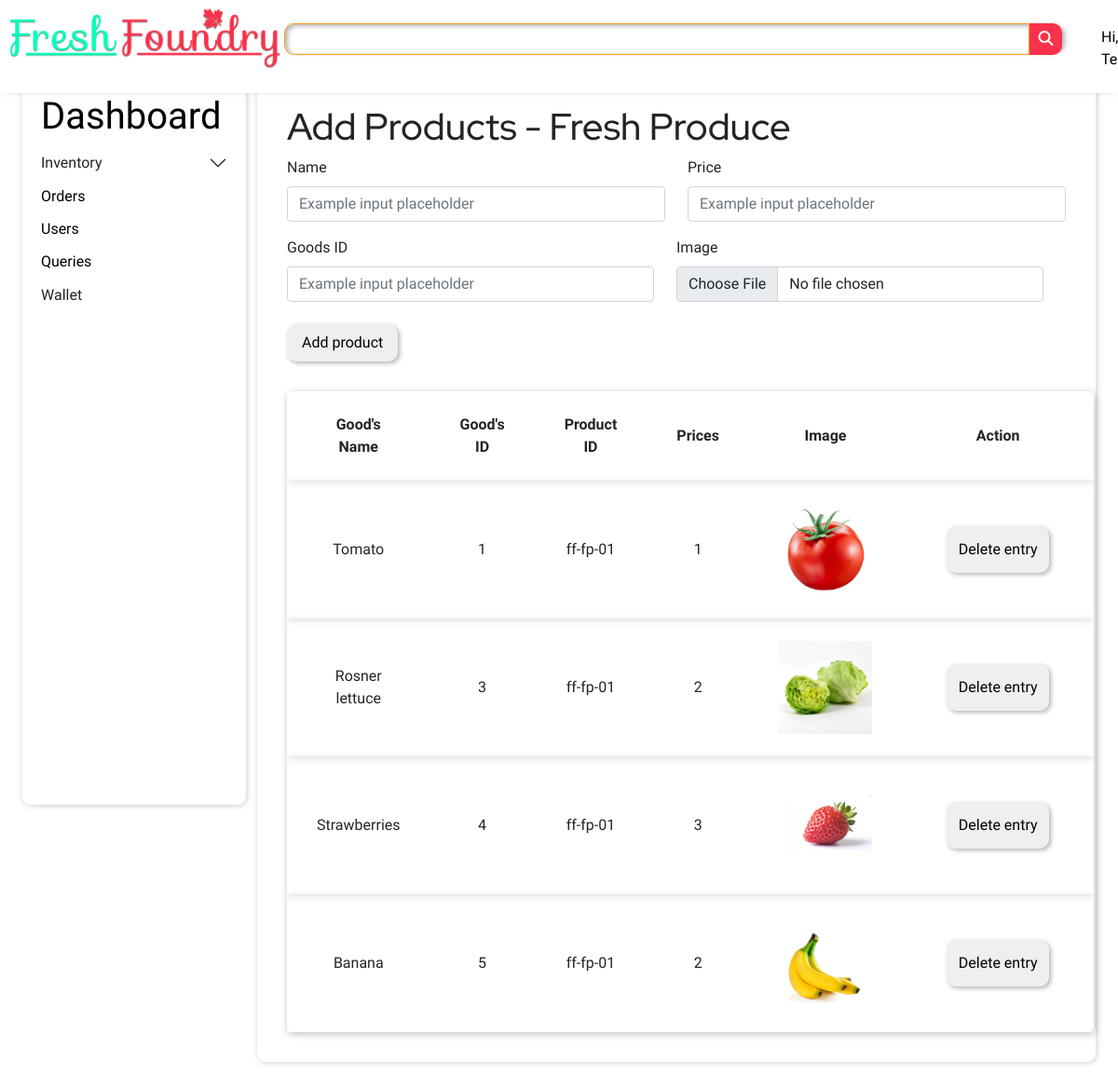
/Admin/a_fresh.php (signed in), run on the app's committed database.
### tables this page shows
CREATE TABLE `fresh_produce` (
  `sr_no` int(11) NOT NULL,
  `goods` varchar(255) NOT NULL,
  `goods_id` varchar(255) NOT NULL,
  `prod_id` varchar(255) NOT NULL,
  `price` int(11) NOT NULL,
  `image` varchar(255) NOT NULL
);

### Admin/a_fresh.php (the view, shortened to what this page needs)
<?php
    @include'../dbadmin.php';
?>
<!DOCTYPE html>
<html lang="en">
<head>
    <link rel="stylesheet" href="../style/admin_style.css">
    <link rel="stylesheet" href="../style/style.css">
    <link rel="stylesheet" href="https://cdn.jsdelivr.net/npm/bootstrap@5.1.3/dist/css/bootstrap.min.css">
</head>
<body>
    <header>
        <div class="logo">
            <a href="../indexloggedin.php"><img src="../Assets/Images/FreshLogo0.3.png" alt=""></a>
        </div>
        <div class="shadow-box">
            <div class="searchbar">
                <input type="text">
                <a href="#"><button><i class="fas fa-search"></i></button></a>
            </div>
        </div>
        <div class="nav">
            <nav class="navbar">
                <ul>
                    <li><a href="#">Hi, <?php echo ucfirst($_COOKIE['user_cookie']);?></a></li>
                </ul>
            </nav>
        </div>
    </header>
    <main>
        <div class="dashboard">
            <h1 class="dashhead">
            <a href="../lollipop.php">Dashboard</a>
            </h1>
            <div class="accordion accordion-flush">
                <div class="accordion-item">
                  <h2 class="accordion-header" id="flush-headingOne">
                    <h2 class="accordion-button collapsed" style="cursor: pointer; margin: 0%;" data-bs-toggle="collapse" data-bs-target="#flush-collapseOne" aria-expanded="false" aria-controls="flush-collapseOne">
                      Inventory
                    </h2>
                  </h2>
                </div>
              </div>
            <h2 class="dashitem">
                <a style="text-decoration: none;color: black;" href="./allorders.php">Orders</a>
            </h2>
            <h2 class="dashitem">
                <a style="text-decoration: none;color: black;" href="./users.php">Users</a>
            </h2>
            <h2 class="dashitem">
                <a style="text-decoration: none;color: black;" href="./cxqueries.php">Queries</a>
            </h2>
            <h2 class="dashitem">
                Wallet
            </h2>
        </div>
        <div class="adminops">
            <form action="goods_execute.php" method="POST" enctype="multipart/form-data">
                <h1 class="formHead">Add Products - Fresh Produce</h1>
                <div class="row">
                    <div class="mb-3 col">
                        <label for="nameField" class="form-label opsFormIp1">Name</label>
                        <input type="text" name="goods_name" class="form-control" id="nameInput" placeholder="Example input placeholder">
                    </div>
                    <div class=" col">
                        <label for="priceField" class="form-label opsFormIp1">Price</label>
                        <input type="text" name="price" class="form-control" id="nameInput" placeholder="Example input placeholder">
                    </div>
                <div class="row">
                    <div class=" col">
                        <label for="priceField" class="form-label opsFormIp1">Goods ID</label>
                        <input type="text" name="goods_id" class="form-control" id="nameInput" placeholder="Example input placeholder">
                    </div>
                    <div class=" col ">
                        <label for="formFile" class="form-label opsFormIp3">Image</label>
                        <input class="form-control"  name="image" type="file" id="formFile"><br/>
                    </div>
                <div><button type="submit" class="submit" style="border-radius:10px; border:none; box-shadow: 2px 2px 5px rgba(0,0,0,0.3); padding: 0.5em 1em;" >Add product</button>
            </form>
        </div>
        <div class="prods">
            <?php
                $query = "SELECT * FROM fresh_produce";
                $stmt = $db->prepare($query);
                $stmt->execute();
                $row = $stmt->fetchAll(PDO::FETCH_ASSOC);
                echo '<div style=\'margin-top:2em;text-align:center\'><table>';
                echo '<tr style=\'font-weight:bold;\'><td>Good\'s Name</td><td>Good\'s ID</td><td>Product ID</td><td>Prices</td><td>Image</td><td>Action</td></tr>';
                foreach($row as $r){
                    echo '<form action=\'editprods.php\' method=\'POST\'><tr><input type=\'hidden\' name=\'goods_name\' value=\''.$r['goods'].'\'><td>'.$r['goods'].'</td><td>'.$r['goods_id'].'</td><input type=\'hidden\' name=\'prod_id\' value=\''.$r['prod_id'].'\'><td>'.$r['prod_id'].'</td><td>'.$r['price'].'</td><input type=\'hidden\' name=\'image\' value=\''.$r['image'].'\'><td><img style=\'width:100px;height:100px;object-fit:contain\' src=\'../uploads/'.$r['image'].'\'></td><td><input style=\'margin:1em;padding:.8em;border-radius:10px;border:none;box-shadow: 2px 2px 5px rgba(0,0,0,0.3);\' type=\'submit\' name=\'delete\' value=\'Delete entry\'></td></tr></form>';
                }
                echo '</table></div>';
            ?>
        </div>
    </main>
</body>
</html>

### Style/admin_style.css (style rules this page uses)
body { background-color: var(--g-whitebg); height: 100vh; width: 100vw; }
main { display: grid; grid-template-areas: "sidebar ops ops"; }
.dashboard { grid-area: "sidebar"; width: 20vw; height: 98vh; background-color: var(--white); border-radius: 9px; margin-left: 2vw; margin-top: 10vh; box-shadow: var(--shadowbright); }
.dashitem { cursor: pointer; font-size: 16px; padding-left: 20px; }
.dashhead { padding-left: 20px; padding-top: 20px; margin-bottom: 0; font-family: var(--red-hat-display); }
.adminops { grid-area: "ops"; width: 75vw; height: fit-content; min-height: 98vh; margin-bottom: 10vh; background-color: var(--white); border-radius: 9px; margin-top: 10vh; box-shadow: var(--shadowbright); padding: 2rem !important; }
.formHead { font-family: var(--red-hat-display); }
.dashhead a { text-decoration: none ; color: black ; }
.dashboard .dashitem { padding-bottom: .5em; }

### Style/style.css (style rules this page uses)
* { box-sizing: border-box; margin: 0; padding: 0; font-family: var(--comfortaa); }
body { background-color: var(--g-whitebg); overflow-x: hidden; }
header { width: 100%; box-shadow: .1px 0.1px 6px var(--black-01); background-color: var(--white); position: fixed; display: flex; justify-content: space-evenly; z-index: 999; }
.logo img { width: 300px; height: 72px; }
.logo { margin-top: 5px; margin-left: 5px; width: 300px; height: auto; }
.searchbar { display: flex; padding: 0px; }
.searchbar a { text-decoration: none; }
.searchbar button { border-radius: 0px 10px 10px 0px; border-color: transparent; width: 35px; height: 34px; background-color: var(--logo-red); }
.searchbar i { color: var(--white); }
.shadow-box { background-size: fit-content; border-radius: 10px; box-shadow: 3px 2px 5px rgba(0, 0, 0, 0.3); padding: 0px; margin-top: 25px; height: 3.7vh; }
@media screen and (min-width: 1080px) { .searchbar input { border: 1px solid var(--outlines); border-radius: 10px 0px 0px 10px; box-shadow: inset 3px 2px 5px rgba(0, 0, 0, 0.3); width: 800px; height: 30px; padding: 1em; } }
.navbar { margin-top: 20px; }
.navbar ul { display: flex; justify-content: flex-end; }
.navbar ul li { padding: 0 10px; list-style-type: none; }
.navbar a { text-decoration: none; color: black; }
table { border-radius:7px; box-shadow:2px 2px 8px rgba(0, 0, 0, 0.137); padding: 2rem; width: 100%; }
td { padding-left: 2rem; padding-right: 2rem; padding-top: 1.5rem; padding-bottom: 1.5rem; }
tr { padding-left: 2rem; padding-right: 2rem; padding-top: 1rem; padding-bottom: 2rem; box-shadow: 0px 2px 8px rgba(0, 0, 0, 0.13); }

### Style/variables.css (style rules this page uses)
* { --g-whitebg : #f6f6f6; --white : #ffffff; --black : #000000; --black-01 : rgba(0, 0, 0, 0.1); --outlines : #ff9f1c; --logo-green : #01ffba; --logo-red : #fa314a; --red : #fa314a; --shadowdeep: 2px 2px 6px #00000034; --shadowbright: 1px 1px 6px #00000034; }

### data on the page
fresh_produce: goods "Tomato", goods_id "1", prod "ff-fp-01", price "1", image (picture)
fresh_produce: goods "Rosner lettuce", goods_id "3", prod "ff-fp-01", price "2", image (picture)
fresh_produce: goods "Strawberries", goods_id "4", prod "ff-fp-01", price "3", image (picture)
fresh_produce: goods "Banana", goods_id "5", prod "ff-fp-01", price "2", image (picture)
